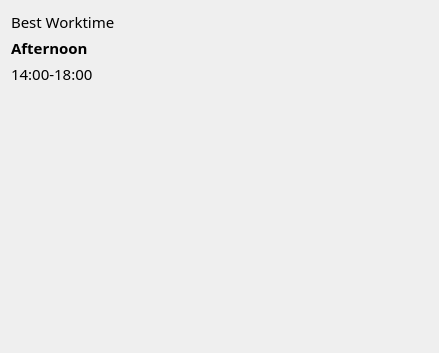
<?xml version="1.0" encoding="UTF-8"?>
<ui version="4.0">
 <class>BestWorktimeWidget</class>
 <widget class="QWidget" name="BestWorktimeWidget">
  <property name="geometry">
   <rect>
    <x>0</x>
    <y>0</y>
    <width>439</width>
    <height>353</height>
   </rect>
  </property>
  <property name="windowTitle">
   <string>Form</string>
  </property>
  <layout class="QGridLayout" name="gridLayout">
   <item row="0" column="0">
    <widget class="QLabel" name="label_4">
     <property name="sizePolicy">
      <sizepolicy hsizetype="Fixed" vsizetype="Preferred">
       <horstretch>0</horstretch>
       <verstretch>0</verstretch>
      </sizepolicy>
     </property>
     <property name="font">
      <font>
       <family>.Helvetica Neue Desk UI</family>
       <pointsize>11</pointsize>
       <weight>50</weight>
       <bold>false</bold>
      </font>
     </property>
     <property name="text">
      <string>Best Worktime</string>
     </property>
    </widget>
   </item>
   <item row="0" column="1" rowspan="4">
    <widget class="TimeDiagram" name="timeDiagram" native="true">
     <property name="sizePolicy">
      <sizepolicy hsizetype="MinimumExpanding" vsizetype="Preferred">
       <horstretch>0</horstretch>
       <verstretch>0</verstretch>
      </sizepolicy>
     </property>
    </widget>
   </item>
   <item row="1" column="0">
    <widget class="QLabel" name="labelBestWorktimeName">
     <property name="sizePolicy">
      <sizepolicy hsizetype="Fixed" vsizetype="Preferred">
       <horstretch>0</horstretch>
       <verstretch>0</verstretch>
      </sizepolicy>
     </property>
     <property name="maximumSize">
      <size>
       <width>16777215</width>
       <height>18</height>
      </size>
     </property>
     <property name="font">
      <font>
       <family>.Helvetica Neue Desk UI</family>
       <pointsize>11</pointsize>
       <weight>75</weight>
       <bold>true</bold>
      </font>
     </property>
     <property name="text">
      <string>Afternoon</string>
     </property>
    </widget>
   </item>
   <item row="2" column="0">
    <widget class="QLabel" name="labelBestWorktimeHours">
     <property name="sizePolicy">
      <sizepolicy hsizetype="Fixed" vsizetype="Preferred">
       <horstretch>0</horstretch>
       <verstretch>0</verstretch>
      </sizepolicy>
     </property>
     <property name="font">
      <font>
       <family>.Helvetica Neue Desk UI</family>
       <pointsize>11</pointsize>
       <weight>50</weight>
       <bold>false</bold>
      </font>
     </property>
     <property name="text">
      <string>14:00-18:00</string>
     </property>
    </widget>
   </item>
   <item row="3" column="0">
    <spacer name="verticalSpacer">
     <property name="orientation">
      <enum>Qt::Vertical</enum>
     </property>
     <property name="sizeHint" stdset="0">
      <size>
       <width>9</width>
       <height>248</height>
      </size>
     </property>
    </spacer>
   </item>
  </layout>
 </widget>
 <customwidgets>
  <customwidget>
   <class>TimeDiagram</class>
   <extends>QWidget</extends>
   <header>widgets/TimeDiagram.h</header>
   <container>1</container>
  </customwidget>
 </customwidgets>
 <resources/>
 <connections/>
</ui>
